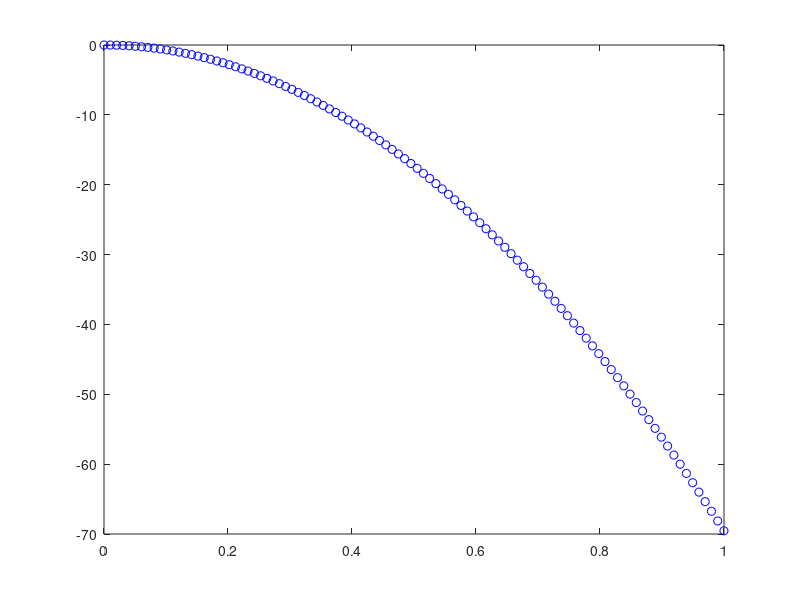
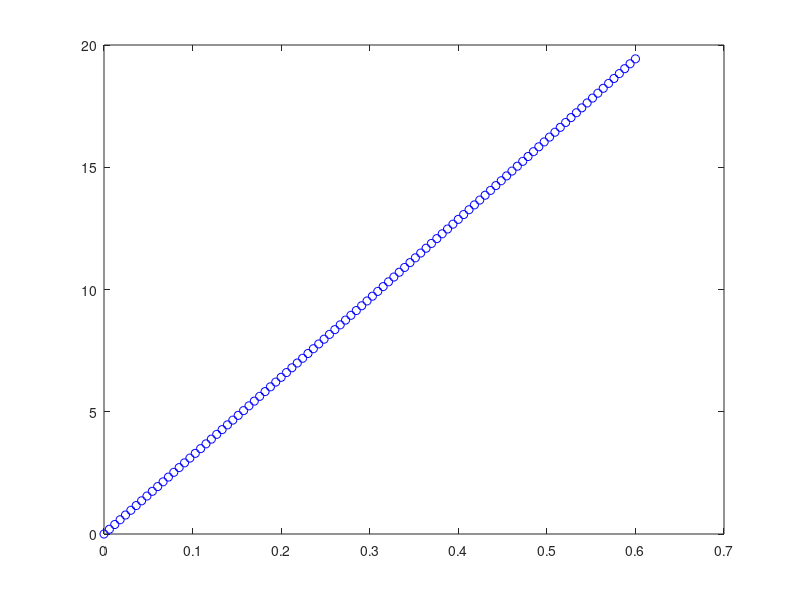
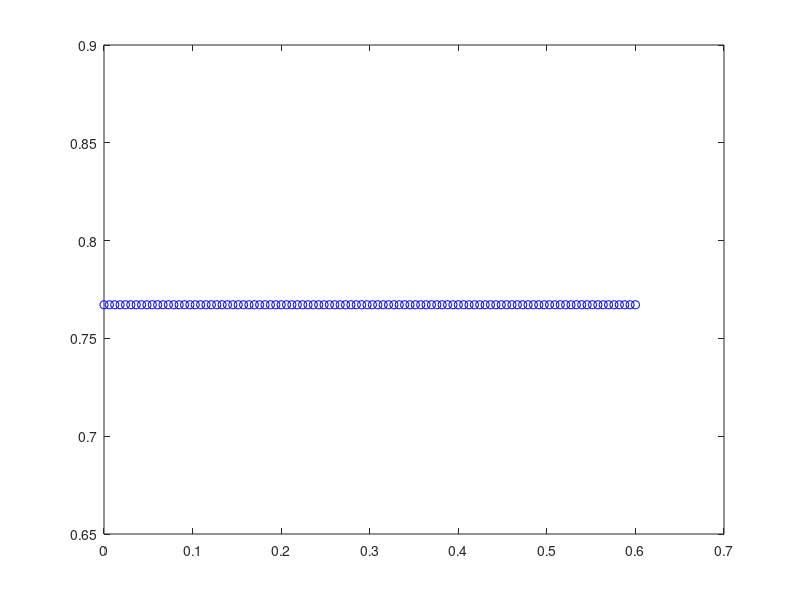

Recreate these plots in MATLAB, in order.
cal = input('enter the caliber of the bullet');
cd = input('enter the drag coeficcient');
m1 = input('enter the mass of the bullet (grains)');
v0 = input('enter the muzzle velocity (feet per second)');
p = input('enter the air density (standard air density is .002377)');
w1 = input('enter the wind speed (feet per second)');
z1 = input('enter the angle from which the wind is coming from');

% these are the variables that make up a(drag force constants) and 
% b(wind force)
z = z1*(180/pi);
m = (m1/32)/0.000142857;
w = w1*1.46667;
P = .5*p*(w^2)*cd;
s = pi*(cal/24)^2;
fw = P*s;
b = fw*cos(z);
q = .5*p;
a = s*p*cd;

%this is for motion in the y direction
vty = ((m*(-32))/a)^.5;
tow = (m/(a*(-32)))^.5;
ty1 = linspace(0,.6);
for j = 1 : length(ty1); %switched from 1 to 0
    y1 = 0;
    ty = linspace(0,ty1(j));
    for i = 1:length(ty)
        vy(i) = (vty*tanh(ty(i)/tow))*-12;
        y1 = y1+vy(i)*(max(ty)/100);
        %need to figure out (change in t)
    end
    y(j) = y1;
end

%this is for motion in the x direction
vtx = ((fw)/a)^.5;
towx = ((m^2)/(a*-1*fw))^.5; %added in -1
tx1 = linspace(0,.6);
for k = 1 : length(tx1); %switched from 1 to 0
    x1 = 0;
        
    tx = linspace(0,tx1(k));
    for q = 1:length(tx);
        vx(q) = (vtx*tan(tx(q)/towx + atan(v0/vtx)))/3; 
        x1 = x1+(vx(q)*(max(tx)/100));
        %tx(q) for t?
        %need to figure out (change in t)
    end
    x(k) = x1;
end
figure;
plot(x,y, 'bo');

%velocity graphs
%velocity in the y
for i = 1 : length(ty1);
    vy(i) = (vty*tanh(ty1(i)/tow));
end
figure;
plot (ty1,vy,'bo');
%this is for velocity in the x direction

for q = 1 : length(tx1);
    vx(q) = (vtx*tan(tx1(q)/towx) + atan(v0/vtx));

end
figure;
plot(tx1,vx,'bo');